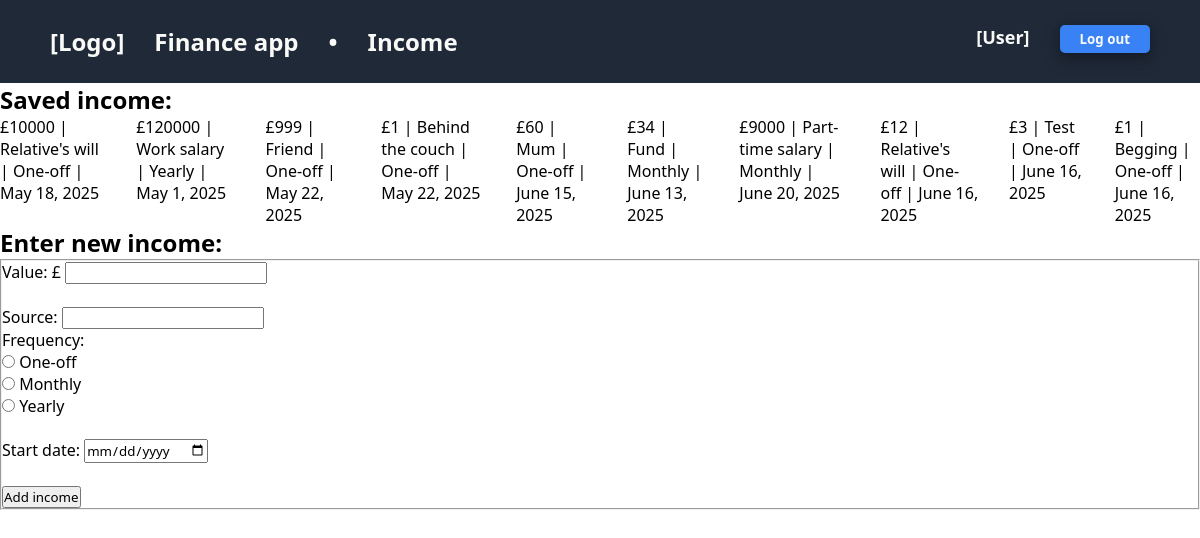
Before: /finance/income/ with the older database file.
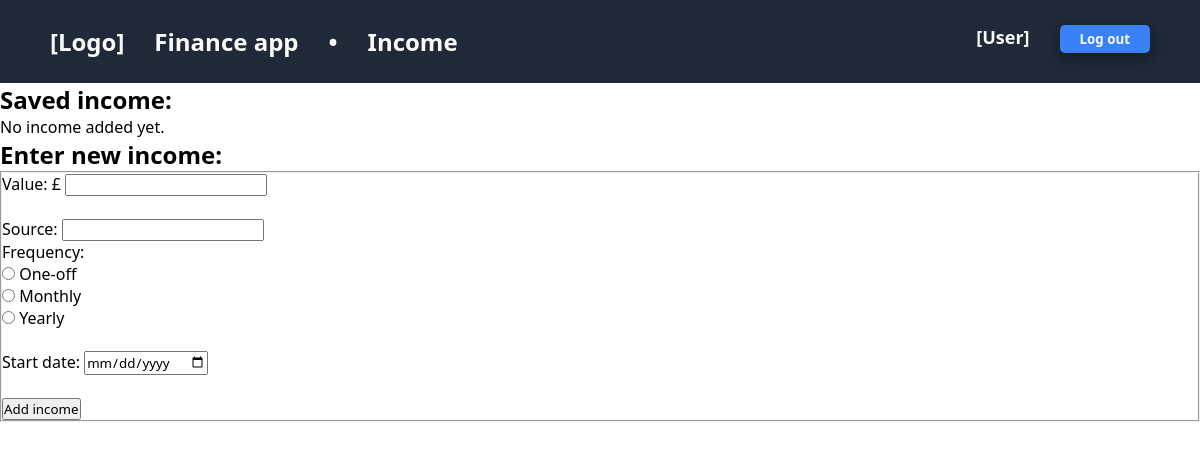
After: the same page with the newer database file.
### finance/models.py (models this page shows)
class FinancialObject(models.Model):
    user = models.ForeignKey(User, on_delete=models.CASCADE) # A single user can have many instances of income/expenses/budgets
    value = models.IntegerField(default=0)
    startDate = models.DateField(default=datetime.date.today)
    addDate = models.DateField(default=datetime.date.today)
    class Meta:
        abstract = True # Makes the "FinancialObject" class an Abstract Base Class (ABC)

class Income(FinancialObject):
    source = models.CharField(default="N/A", max_length=200)
    frequency = models.CharField(default="Monthly", max_length=200)

### finance/views.py (the view)
# urls.py: path("income/", views.income, name="income"),
def income(request):
    message = request.GET.get("message", "")
    income = Income.objects.all()
    return render(
        request,
        "finance/income.html",
        {
            "income": income,
            "message": message
        }
    )

### finance/templates/finance/income.html (shortened to what this page needs)
<!DOCTYPE html>
<html lang="en">
<head>
    {% load static %}
    <link rel="stylesheet" href="{% static 'finance/income-style.css' %}">
</head>
<body>
    <div class="header">
        <ul class="header-left-side">
            <li>[Logo]</li>
            <li>Finance app</li>
            <li>•</li>
            <li>Income</li>
        </ul>
        <ul class="header-right-side">
            <li>
                [User]
            </li>
            <li>
                <button class="header-log-out">Log out</button>
            </li>
        </ul>
    </div>
    <h2>Saved income:</h2>
    <ul>
    {% if income %}
        {% for i in income %}
            <li>£{{ i.value }} | {{ i.source }} | {{ i.frequency }} | {{ i.startDate}}</li>
        {% endfor %}
    {% else %}
        <li>No income added yet.</li>
    {% endif %}
    </ul>
    <h2>Enter new income:</h2>
    <form action="{% url 'finance:addIncome' %}" method="post">
        <fieldset>
            <label for="value">Value: £</label>
            <input type="text" id="value" name="value"><br><br>
            <label for="source">Source: </label>
            <input type="text" id="source" name="source"><br>
            <p>Frequency:</p>
            <input type="radio" id="one-off" name="frequency" value="One-off">
            <label for="one-off">One-off</label><br>
            <input type="radio" id="monthly" name="frequency" value="Monthly">
            <label for="monthly">Monthly</label><br>
            <input type="radio" id="yearly" name="frequency" value="Yearly">
            <label for="yearly">Yearly</label><br><br>
            <label for="startDate">Start date: </label>
            <input type="date" id="startDate" name="startDate" value=date><br><br>
            <input type="submit" value="Add income">
        </fieldset>
    </form>
</body>
</html>

### finance/static/finance/income-style.css (style rules this page uses)
* { padding: 0; margin: 0; box-sizing: border-box; font-family: system-ui, -apple-system, BlinkMacSystemFont, 'Segoe UI', Roboto, Oxygen, Ubuntu, Cantarell, 'Open Sans', 'Helvetica Neue', sans-serif; }
body { display: flex; flex-direction: column; }
ul { list-style: none; display: flex; gap: 30px; }
.header { display: flex; justify-content: space-between; padding: 25px 50px; background-color: #1F2937; }
.header-left-side { font-size: 24px; color: #f9faf8; font-weight: 600; }
.header-right-side { font-size: 18px; color: #f9faf8; font-weight: 600; }
.header-log-out { background-color: #3882f6; color: #f9faf8; border-radius: 5px; border: none; padding: 5px 20px; font-weight: 600; box-shadow: 0 4px 8px 0 rgba(0, 0, 0, 0.2), 0 6px 20px 0 rgba(0, 0, 0, 0.19); }

Changed rows visible on the page:
removed Income: value "10000", source "Relative's will", frequency "One-off", startDate "May 18, 2025"
removed Income: value "120000", source "Work salary", frequency "Yearly", startDate "May 1, 2025"
removed Income: value "999", source "Friend", frequency "One-off", startDate "May 22, 2025"
removed Income: value "1", source "Behind the couch", frequency "One-off", startDate "May 22, 2025"
removed Income: value "60", source "Mum", frequency "One-off", startDate "June 15, 2025"
removed Income: value "34", source "Fund", frequency "Monthly", startDate "June 13, 2025"
removed Income: value "9000", source "Part-time salary", frequency "Monthly", startDate "June 20, 2025"
removed Income: value "12", source "Relative's will", frequency "One-off", startDate "June 16, 2025"
removed Income: value "3", source "Test", frequency "One-off", startDate "June 16, 2025"
removed Income: value "1", source "Begging", frequency "One-off", startDate "June 16, 2025"
Other visible differences:
text now shown: "No income added yet."
